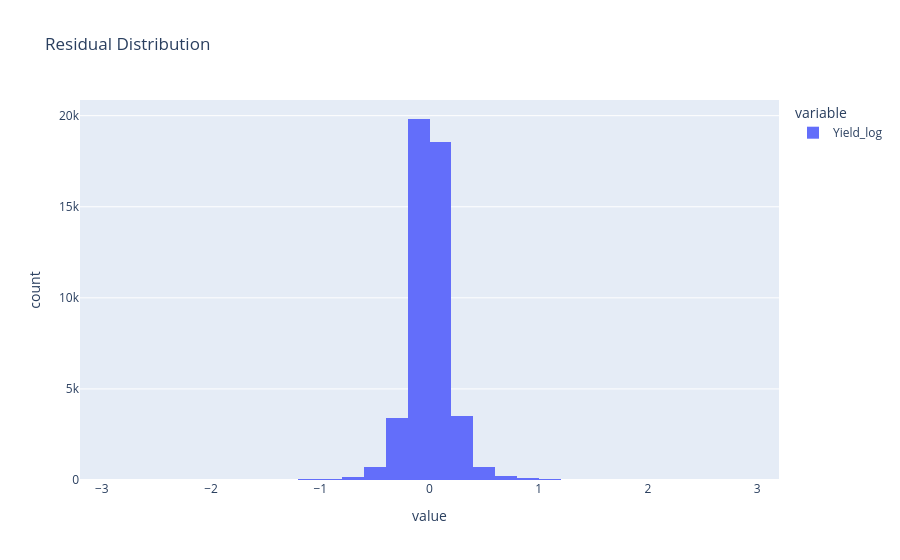

The notebook cell saved with this chart:
### Code cell
fig = px.histogram(
    residuals,
    nbins=50,
    title="Residual Distribution"
)

fig.show()

### Figure 1 — Plotly figure (JSON) as saved in the notebook; plotly's stock layout.template omitted (floating-point values rounded to 4 significant figures; data arrays with more than 128 entries replaced by an {"elided": "..."} marker saying what was removed)
{"data": [{"bingroup": "x", "hovertemplate": "variable=Yield_log<br>value=%{x}<br>count=%{y}<extra></extra>", "legendgroup": "Yield_log", "marker": {"color": "#636efa", "pattern": {"shape": ""}}, "name": "Yield_log", "nbinsx": 50, "orientation": "v", "showlegend": true, "type": "histogram", "x": {"elided": "47508 float values"}, "xaxis": "x", "yaxis": "y"}], "layout": {"barmode": "relative", "legend": {"title": {"text": "variable"}, "tracegroupgap": 0}, "title": {"text": "Residual Distribution"}, "xaxis": {"anchor": "y", "domain": [0, 1], "title": {"text": "value"}}, "yaxis": {"anchor": "x", "domain": [0, 1], "title": {"text": "count"}}}}
